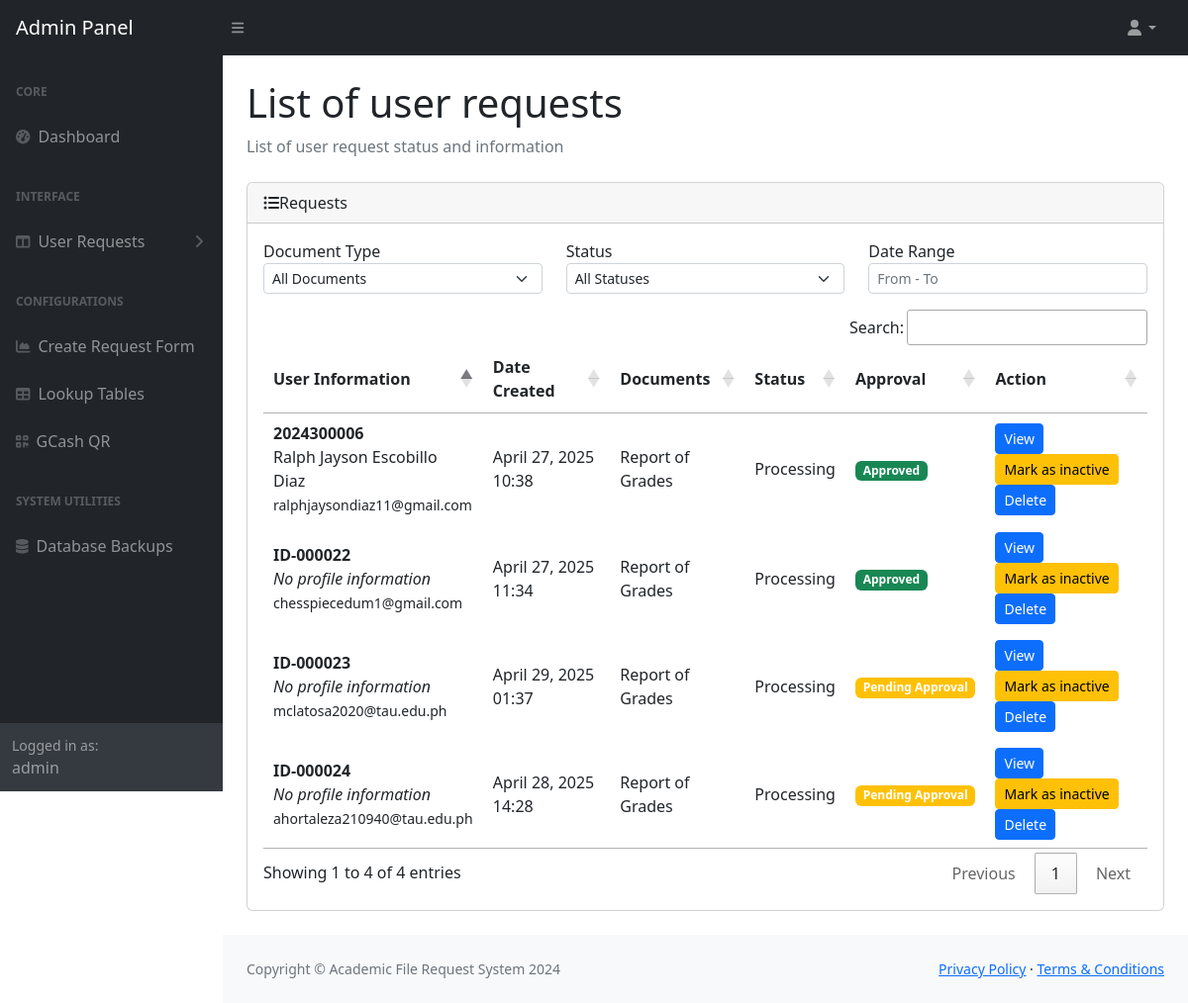
The page /admin-panel/user-request/ (signed in) on the database its author committed.
### onlinerequest/models.py (models this page shows, shortened)
class User(AbstractBaseUser):
      USER_TYPE_CHOICES = (
        (0, 'unspecified'),
        (1, 'student'),
        (2, 'faculty'),  # Changed from 'teacher' to 'faculty'
        (3, 'alumni'),
        (5, 'admin'),
        (6, 'guest'),
        (7, 'authorized person'),  # Added new option
      )
      student_number = models.CharField(max_length=64, unique=True, blank=True, null=True)
      email = models.EmailField(max_length=254, unique=True)
      password = models.CharField(max_length=256)
      is_active = models.BooleanField(default=False)
      is_staff = models.BooleanField(default=False)  # Required for admin access
      is_superuser = models.BooleanField(default=False)  # Required for full admin permissions
      user_type = models.PositiveSmallIntegerField(choices = USER_TYPE_CHOICES, default = 0)  # Default to unspecified
      USERNAME_FIELD = 'email'
      REQUIRED_FIELDS = []

class User_Request(models.Model):
    user = models.ForeignKey(User, on_delete=models.CASCADE, related_name='user_requests')
    request = models.ForeignKey(Request, on_delete=models.CASCADE, related_name='user_requests')
    status = models.CharField(max_length=64)
    uploads = models.TextField()
    requested = models.CharField(max_length=256, default="")
    purpose = models.CharField(max_length=256, blank=True)
    number_of_copies = models.IntegerField(default=1)
    uploaded_payment = models.TextField(blank=True)
    payment_status = models.CharField(max_length=10, default="Processing", blank=True)
    authorization_letter = models.TextField(blank=True)
    schedule = models.DateTimeField(null=True, blank=True)  # Pickup schedule
    date_release = models.DateTimeField(null=True, blank=True)  # Date of release/pickup
    created_at = models.DateTimeField(auto_now_add=True)
    updated_at = models.DateTimeField(auto_now=True)
    approved_requirements = models.TextField(blank=True, null=True)
    approved = models.BooleanField(default=False)

class Profile(models.Model):
    user = models.OneToOneField(User, on_delete=models.CASCADE)
    course = models.ForeignKey(Course, on_delete=models.CASCADE)
    first_name = models.CharField(max_length=64)
    last_name = models.CharField(max_length=64)
    middle_name = models.CharField(max_length=64, default='De Guz Man')
    contact_no = models.IntegerField(default='09667614313')
    entry_year_from = models.IntegerField(default='2018')
    entry_year_to = models.IntegerField(default='2024')
    profile_image = models.ImageField(upload_to=profile_image_path, blank=True, null=True)

class Request(models.Model):
    description = models.CharField(max_length=256)
    files_required = models.CharField(max_length=256)
    document = models.ForeignKey(Document, on_delete=models.CASCADE)
    price = models.CharField(max_length=6, default=1.00)
    active = models.BooleanField(default=True)
    def __str__(self):
        return self.document.description

class Document(models.Model):
    code = models.CharField(max_length=64)
    description = models.CharField(max_length=64)
    active = models.BooleanField(default=True)

### onlinerequest/views/request.py (the view)
# urls.py: path('admin-panel/user-request/', request.display_user_requests),
def display_user_requests(request):
    user_requests = User_Request.objects.all()
    return render(request, 'admin/request/user-request.html', {'user_requests': user_requests })

### onlinerequest/context_processors.py (called while the page is built)
def user_record(request):
    if request.user.is_authenticated:
        try:
            user_record = Record.objects.get(user_number=request.user.student_number)
            return {'user_record': user_record}
        except Record.DoesNotExist:
            return {'user_record': None}
    return {'user_record': None}

def request_forms(request):
    request_forms = Request.objects.all()
    return {'request_forms': request_forms}

def user_profile(request):
    if request.user.is_authenticated:
        try:
            profile = Profile.objects.get(user=request.user)
            return {'user_profile': profile}
        except Profile.DoesNotExist:
            return {'user_profile': None}
    return {'user_profile': None}

def user_requests(request):
    if request.user.is_authenticated:
        from onlinerequest.models import User_Request
        user_requests = User_Request.objects.filter(
            user=request.user,
            request__active=True
        )
        return {'user_requests_global': user_requests}
    return {'user_requests_global': []}

def courses(request):
    all_courses = Course.objects.all()
    return {'all_courses': all_courses}

def document_types(request):
    all_document_types = Document.objects.all().order_by('description')
    return {'all_document_types': all_document_types}

### onlinerequest/templates/admin/request/user-request.html (shortened to what this page needs)
<!DOCTYPE html>
<html>
    <head>
        <link rel="stylesheet" href="">
        {% include 'header.html' %}
    </head>
    <body class="sb-nav-fixed">
        {% include 'admin/admin-topnav.html' %}
        <div id="layoutSidenav">
            {% include 'admin/admin-sidenav.html' %}
            <div id="layoutSidenav_content">
                <main>
                    <div class="container-fluid px-4">
                        <h1 class="mt-4">List of user requests</h1>
                        <ol class="breadcrumb mb-4">
                            <li class="breadcrumb-item active">List of user request status and information</li>
                        </ol>
                        <div class="card mb-4">
                            <div class="card-header">
                                <div class="d-flex justify-content-between align-items-center">
                                    <span class="fs-6"> <i class="fa fa-list-ul" aria-hidden="true"></i>Requests</span>
                                </div>
                            </div>
                            <div class="card-body">
                                <div class="row mb-3">
                                    <div class="col-md-4">
                                        <div class="form-group">
                                            <label for="documentFilter">Document Type</label>
                                            <select id="documentFilter" class="form-select form-select-sm">
                                                <option value="">All Documents</option>
                                            </select>
                                        </div>
                                    </div>
                                    <div class="col-md-4">
                                        <div class="form-group">
                                            <label for="statusFilter">Status</label>
                                            <select id="statusFilter" class="form-select form-select-sm">
                                                <option value="">All Statuses</option>
                                            </select>
                                        </div>
                                    </div>
                                    <div class="col-md-4">
                                        <div class="form-group">
                                            <label for="dateRangeFilter">Date Range</label>
                                            <input type="text" id="dateRangeFilter" class="form-control form-control-sm" placeholder="From - To">
                                        </div>
                                    </div>
                                </div>
                                <table id="datatable">
                                    <thead>
                                    <tr>
                                        <th>User Information</th>
                                        <th>Date Created</th>
                                        <th>Documents</th>
                                        <th>Status</th>
                                        <th>Approval</th>
                                        <th>Action</th>
                                    </tr>
                                    </thead>
                                    <tbody>
                                    {% if user_requests %}
                                        {% for user_request in user_requests %}
                                            <tr id="tr{{ user_request.id }}">
                                                <td>
                                                    <strong>{{ user_request.user.student_number }}</strong>
                                                    <br>
                                                    {% if user_request.user.profile %}
                                                        {{ user_request.user.profile.first_name }}
                                                        {% if user_request.user.profile.middle_name %}
                                                            {{ user_request.user.profile.middle_name }}
                                                        {% endif %}
                                                        {{ user_request.user.profile.last_name }}
                                                    {% else %}
                                                        <em>No profile information</em>
                                                    {% endif %}
                                                    <br>
                                                    <small>{{ user_request.user.email }}</small>
                                                </td>
                                                <td>{{ user_request.created_at|date:"F d, Y H:i" }}</td>
                                                <td>{{ user_request.request }}</td>
                                                <td>{{ user_request.status }}</td>
                                                <td>
                                                    {% if user_request.approved %}
                                                        <span class="badge bg-success">Approved</span>
                                                    {% else %}
                                                        <span class="badge bg-warning">Pending Approval</span>
                                                    {% endif %}
                                                </td>
                                                <td>
                                                    <button class="btn btn-primary btn-sm" onclick="viewRequest('{{ user_request.id }}')"> View </button>
                                                    <button class="btn btn-warning btn-sm" onclick="markInactive('{{ user_request.id }}')"> Mark as inactive </button>
                                                    <button class="btn btn-primary btn-sm" onclick="deleteRequest('{{ user_request.id }}')"> Delete </button>
                                                </td>
                                            </tr>
                                        {% endfor %}
                                    {% endif %}
                                    </tbody>
                                </table>
                            </div>
                        </div>
                    </div>
                </main>
                <footer class="py-4 bg-light mt-auto">
                    <div class="container-fluid px-4">
                        <div class="d-flex align-items-center justify-content-between small">
                            <div class="text-muted">Copyright © Academic File Request System 2024</div>
                            <div>
                                <a href="#">Privacy Policy</a>
                                ·
                                <a href="#">Terms & Conditions</a>
                            </div>
                        </div>
                    </div>
                </footer>
            </div>
        </div>
    </body>
</html>

### onlinerequest/templates/admin/admin-sidenav.html (shortened to what this page needs)
<div id="layoutSidenav_nav">
    <nav class="sb-sidenav accordion sb-sidenav-dark" id="sidenavAccordion">
        <div class="sb-sidenav-menu">
            <div class="nav">
                <div class="sb-sidenav-menu-heading">Core</div>
                <a class="nav-link" href="{% url 'admin_dashboard' %}">
                    <div class="sb-nav-link-icon"><i class="fas fa-tachometer-alt"></i></div>
                    Dashboard
                </a>
                <div class="sb-sidenav-menu-heading">Interface</div>
                <a class="nav-link collapsed" href="#" data-bs-toggle="collapse" data-bs-target="#collapseLayouts" aria-expanded="false" aria-controls="collapseLayouts">
                    <div class="sb-nav-link-icon"><i class="fas fa-columns"></i></div>
                    User Requests
                    <div class="sb-sidenav-collapse-arrow"><i class="fas fa-angle-down"></i></div>
                </a>
                <div class="sb-sidenav-menu-heading">Configurations</div>
                <a class="nav-link" href="/admin-panel/request/">
                    <div class="sb-nav-link-icon"><i class="fas fa-chart-area"></i></div>
                    Create Request Form
                </a>
                <a class="nav-link" href="/admin-panel/codetable/">
                    <div class="sb-nav-link-icon"><i class="fas fa-table"></i></div>
                    Lookup Tables
                </a>
                <a class="nav-link" href="/admin-panel/qr-upload/">
                    <div class="sb-nav-link-icon"><i class="fas fa-qrcode"></i></div>
                    GCash QR
                </a>
                <div class="sb-sidenav-menu-heading">System Utilities</div>
                <a class="nav-link" href="{% url 'backup_list' %}">
                    <div class="sb-nav-link-icon"><i class="fas fa-database"></i></div>
                    Database Backups
                </a>
            </div>
        </div>
        <div class="sb-sidenav-footer">
            <div class="small">Logged in as:</div>
            {{ user.email }}
        </div>
    </nav>
</div>

### onlinerequest/templates/admin/admin-sidenav.html (style rules this page uses)
table.dataTable thead th { padding: 10px; }

### rows shown on the page
User: email "admin"
User_Request: user.student_number "2024300006", user.profile.first_name "Ralph Jayson", user.profile.middle_name "Escobillo", user.profile.last_name "Diaz", user.email "ralphjaysondiaz11@gmail.com", created_at "April 27, 2025 10:38", request "Report of Grades", status "Processing", approved "Approved"
User_Request: user.student_number "ID-000022", shows "No profile information", user.email "chesspiecedum1@gmail.com", created_at "April 27, 2025 11:34", request "Report of Grades", status "Processing", approved "Approved"
User_Request: user.student_number "ID-000024", shows "No profile information", user.email "ahortaleza210940@tau.edu.ph", created_at "April 28, 2025 14:28", request "Report of Grades", status "Processing", approved "Pending Approval"
User_Request: user.student_number "ID-000023", shows "No profile information", user.email "mclatosa2020@tau.edu.ph", created_at "April 29, 2025 01:37", request "Report of Grades", status "Processing", approved "Pending Approval"
